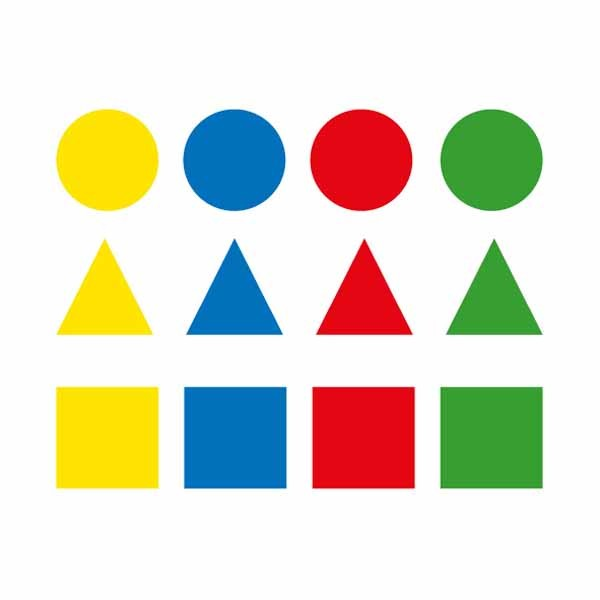
#> input picture figurasColores.jpg, 600 x 600 px
$ python centroDeObjetos.py
#> lines starting #> are read from the running program, lines starting #| are printed output that depends on the picture; after the words box and inside, x2 and y2 are one past the last pixel; in counts of white or black regions, pixels touching at a corner belong together
import cv2
import numpy as np

def generarCentro(mascara):
    contornos,_ = cv2.findContours(mascara,cv2.RETR_TREE, cv2.CHAIN_APPROX_NONE)
    for contorno in contornos:
        area = cv2.contourArea(contorno)
        font = cv2.FONT_HERSHEY_SIMPLEX
        if area > 1000:
            M = cv2.moments(contorno)
            if (M["m00"]==0):
                M["m00"]=1
            x = int(M["m10"]/M["m00"])
            y = int(M['m01']/M['m00'])
            cv2.circle(imagen,(x,y),7,(250,250,250),-1)
            cv2.putText(imagen,'{},{}'.format(x,y),(x+10,y), font, 0.75,(0,0,0),1,cv2.LINE_AA)

def generarContorno(mascara,color):
    contornos,_ = cv2.findContours(mascara,cv2.RETR_TREE, cv2.CHAIN_APPROX_NONE)
    for contorno in contornos:
        nuevoContorno = cv2.convexHull(contorno)
        cv2.drawContours(imagen, [nuevoContorno], 0, color, 3)

imagen= cv2.imread("figurasColores.jpg")
#> imagen is the input picture: shape (600, 600, 3); mean B, G, R 204.7, 220.7, 222.8
imagenHSV = cv2.cvtColor(imagen,cv2.COLOR_BGR2HSV)
#> imagenHSV: shape (600, 600, 3); mean H, S, V 32, 60.1, 241.3

#Definimos rango de colores

rojoBajo1 = np.array([0, 100, 20])
rojoAlto1 = np.array([4, 255, 255])
rojoBajo2 = np.array([175, 100, 20])
rojoAlto2 = np.array([180, 255, 255])

azulBajo= np.array([100,50,50])
azulAlto = np.array([125, 255, 255])

verdeBajo = np.array([45,100,20])
verdeAlto = np.array([65,255,255])

amarrilloBajo = np.array([25,100,20])
amarrilloAlto = np.array([35,255,255])

#Generamos mascara binaria

maskAmarrillo = cv2.inRange(imagenHSV,amarrilloBajo,amarrilloAlto)
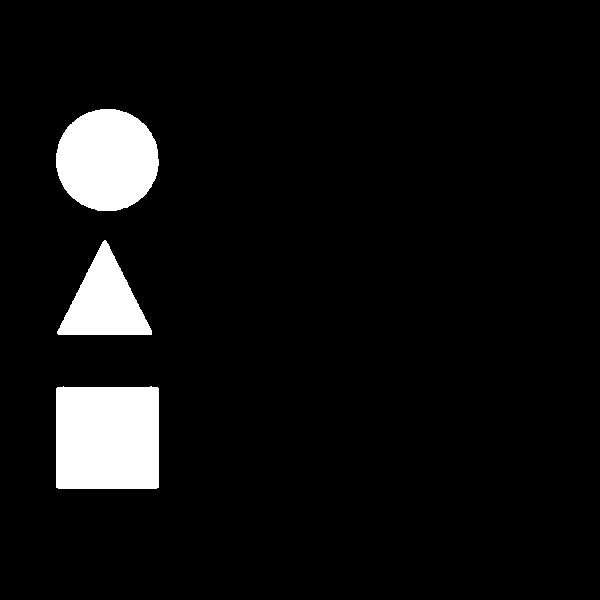
#> maskAmarrillo: shape (600, 600); 6.5% white; 3 white regions, box (x1, y1, x2, y2) and area: (56, 386, 159, 489) 10503, (56, 109, 159, 211) 8283, (57, 240, 152, 335) 4779

maskVerde = cv2.inRange(imagenHSV,verdeBajo,verdeAlto)
#> maskVerde: shape (600, 600); 6.3% white; 3 white regions, box (x1, y1, x2, y2) and area: (441, 387, 542, 488) 10192, (441, 110, 542, 210) 7997, (448, 240, 541, 335) 4487

maskRojo1 = cv2.inRange(imagenHSV, rojoBajo1, rojoAlto1)
#> maskRojo1: shape (600, 600); 0.12% white in thin lines or dots, all inside (x1, y1, x2, y2) = (312, 109, 415, 489)
maskRojo2 = cv2.inRange(imagenHSV, rojoBajo2, rojoAlto2)
#> maskRojo2: shape (600, 600); 6.4% white; 3 white regions, box (x1, y1, x2, y2) and area: (312, 387, 415, 489) 10372, (310, 110, 412, 211) 8037, (317, 240, 412, 335) 4584

maskRojo =  cv2.add(maskRojo1, maskRojo2)
#> maskRojo: shape (600, 600); 6.5% white; 3 white regions, box (x1, y1, x2, y2) and area: (312, 387, 415, 489) 10498, (310, 109, 412, 211) 8194, (317, 240, 412, 335) 4722

maskAzul = cv2.inRange(imagenHSV,azulBajo,azulAlto)
#> maskAzul: shape (600, 600); 6.6% white; 3 white regions, box (x1, y1, x2, y2) and area: (184, 386, 287, 489) 10510, (182, 109, 286, 211) 8326, (187, 239, 282, 335) 4813

maskUnion1 = cv2.add(maskAzul,maskRojo)
#> maskUnion1: shape (600, 600); 13.1% white; 6 white regions, box (x1, y1, x2, y2) and area: (184, 386, 287, 489) 10510, (312, 387, 415, 489) 10498, (182, 109, 286, 211) 8326, (310, 109, 412, 211) 8194, (187, 239, 282, 335) 4813, (317, 240, 412, 335) 4722
maskUnion2 = cv2.add(maskUnion1,maskVerde)
#> maskUnion2: shape (600, 600); 19.4% white; 9 white regions, largest, box (x1, y1, x2, y2) and area: (184, 386, 287, 489) 10510, (312, 387, 415, 489) 10498, (441, 387, 542, 488) 10192
maskConjunto = cv2.add(maskUnion2,maskAmarrillo)
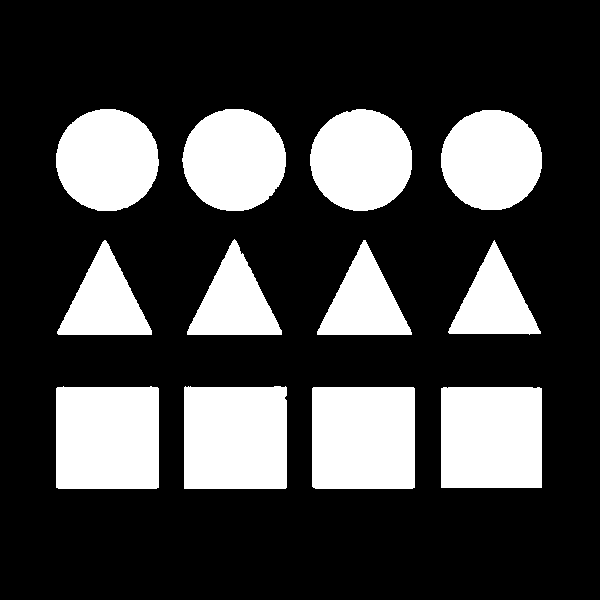
#> maskConjunto: shape (600, 600); 25.9% white; 12 white regions

#Generamos centros y bordes

generarCentro(maskAzul)
#> in generarCentro, `contornos,_ = cv2.findContours(mascara,cv2.RETR_TREE, cv2.CHAIN_APPROX..`: contornos = 3 contours; box (x1, y1, x2, y2) and area: (184, 386, 287, 489) 10306, (182, 109, 286, 211) 8178, (187, 239, 282, 335) 4669
#> the loop in generarCentro, `for contorno in contornos:` made 3 passes
#> (area, x, y) on passes 1 to 3: (10306.5, 234, 437), (4669, 234, 301), (8177.5, 233, 159)
generarCentro(maskAmarrillo)
#> in generarCentro (call 2), `contornos,_ = cv2.findContours(mascara,cv2.RETR_TREE, cv2.CHAIN_APPROX..`: contornos = 3 contours; box (x1, y1, x2, y2) and area: (56, 386, 159, 489) 10301, (56, 109, 159, 211) 8136, (57, 240, 152, 335) 4637
#> the loop in generarCentro (call 2), `for contorno in contornos:` made 3 passes
#> (area, x, y) on passes 1 to 3: (10301, 107, 437), (4637, 104, 302), (8136.5, 106, 159)
#> after the loop in generarCentro (call 2), `for contorno in contornos:`: imagen: shape (600, 600, 3); mean B, G, R 204.3, 220.1, 222.3
generarCentro(maskRojo)
#> in generarCentro (call 3), `contornos,_ = cv2.findContours(mascara,cv2.RETR_TREE, cv2.CHAIN_APPROX..`: contornos = 3 contours; box (x1, y1, x2, y2) and area: (312, 387, 415, 489) 10296, (310, 109, 412, 211) 8049, (317, 240, 412, 335) 4579
#> after the loop in generarCentro (call 3), `for contorno in contornos:`: imagen: shape (600, 600, 3); mean B, G, R 204.3, 220, 221.8
generarCentro(maskVerde)
#> in generarCentro (call 4), `contornos,_ = cv2.findContours(mascara,cv2.RETR_TREE, cv2.CHAIN_APPROX..`: contornos = 3 contours; box (x1, y1, x2, y2) and area: (441, 387, 542, 488) 9992, (441, 110, 542, 210) 7853, (448, 240, 541, 335) 4348
#> the loop in generarCentro (call 4), `for contorno in contornos:` made 3 passes
#> (area, x, y) on passes 1 to 3: (9992, 490, 437), (4347.5, 493, 302), (7853, 491, 159)
#> after the loop in generarCentro (call 4), `for contorno in contornos:`:
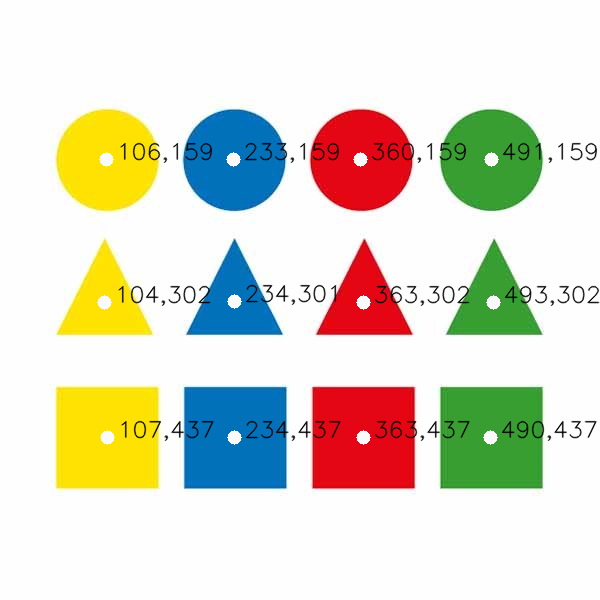
#> imagen: shape (600, 600, 3); mean B, G, R 204.1, 219.6, 221.6
generarContorno(maskAzul,(255,0,0))
#> in generarContorno, `contornos,_ = cv2.findContours(mascara,cv2.RETR_TREE, cv2.CHAIN_APPROX..`: contornos = 3 contours; box (x1, y1, x2, y2) and area: (184, 386, 287, 489) 10306, (182, 109, 286, 211) 8178, (187, 239, 282, 335) 4669
#> the loop in generarContorno, `for contorno in contornos:` made 3 passes
#> after the loop in generarContorno, `for contorno in contornos:`:
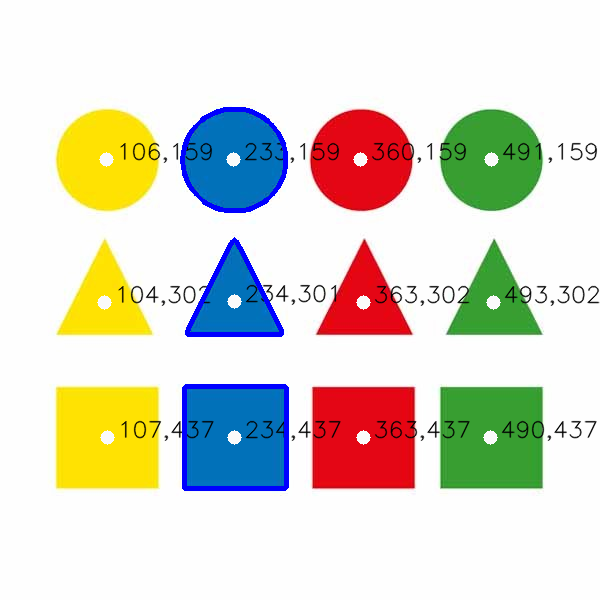
#> imagen: shape (600, 600, 3); 1.41% of pixels changed, all inside (x1, y1, x2, y2) = (180, 107, 289, 491)
generarContorno(maskRojo,(0,0,255))
#> call 2 of generarContorno, with color = (0, 0, 255)
#> in generarContorno (call 2), `contornos,_ = cv2.findContours(mascara,cv2.RETR_TREE, cv2.CHAIN_APPROX..`: contornos = 3 contours; box (x1, y1, x2, y2) and area: (312, 387, 415, 489) 10296, (310, 109, 412, 211) 8049, (317, 240, 412, 335) 4579
#> the loop in generarContorno (call 2), `for contorno in contornos:` made 3 passes
#> after the loop in generarContorno (call 2), `for contorno in contornos:`:
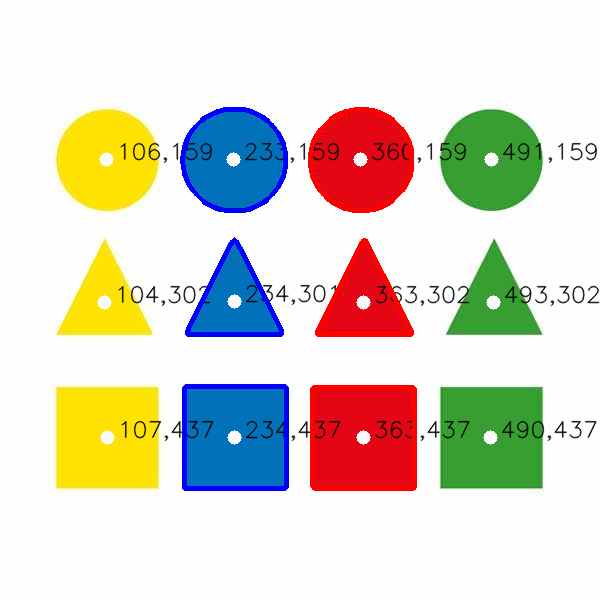
#> imagen: shape (600, 600, 3); 1.41% of pixels changed, all inside (x1, y1, x2, y2) = (308, 107, 417, 491)
generarContorno(maskVerde,(0,255,0))
#> call 3 of generarContorno, with color = (0, 255, 0)
#> in generarContorno (call 3), `contornos,_ = cv2.findContours(mascara,cv2.RETR_TREE, cv2.CHAIN_APPROX..`: contornos = 3 contours; box (x1, y1, x2, y2) and area: (441, 387, 542, 488) 9992, (441, 110, 542, 210) 7853, (448, 240, 541, 335) 4348
#> the loop in generarContorno (call 3), `for contorno in contornos:` made 3 passes
#> after the loop in generarContorno (call 3), `for contorno in contornos:`:
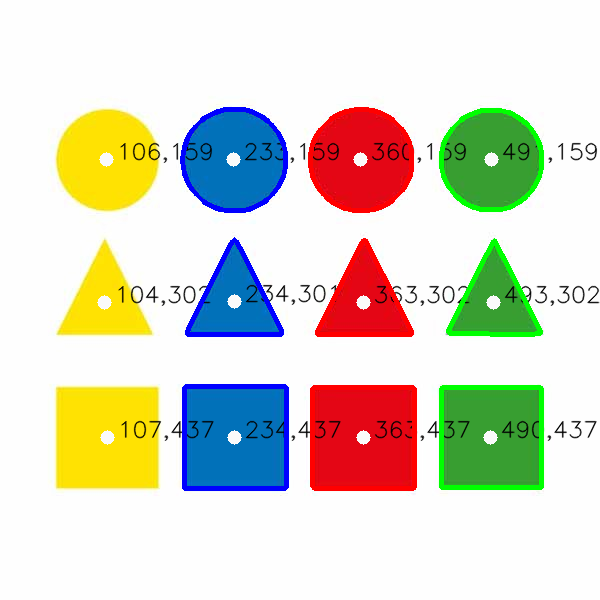
#> imagen: shape (600, 600, 3); 1.39% of pixels changed, all inside (x1, y1, x2, y2) = (439, 108, 544, 490)
generarContorno(maskAmarrillo,(0,255,255))
#> call 4 of generarContorno, with color = (0, 255, 255)
#> in generarContorno (call 4), `contornos,_ = cv2.findContours(mascara,cv2.RETR_TREE, cv2.CHAIN_APPROX..`: contornos = 3 contours; box (x1, y1, x2, y2) and area: (56, 386, 159, 489) 10301, (56, 109, 159, 211) 8136, (57, 240, 152, 335) 4637
#> the loop in generarContorno (call 4), `for contorno in contornos:` made 3 passes
#> after the loop in generarContorno (call 4), `for contorno in contornos:`:
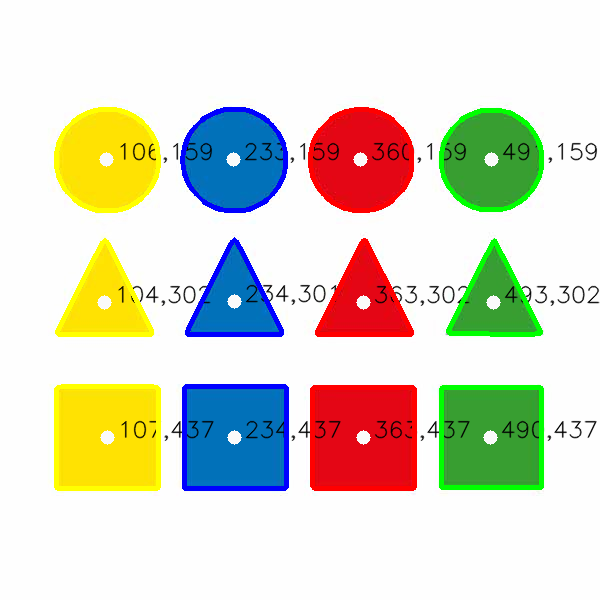
#> imagen: shape (600, 600, 3); 1.41% of pixels changed, all inside (x1, y1, x2, y2) = (54, 107, 161, 491)

cv2.imshow("Original",imagen)
cv2.imshow("maskBinario",maskConjunto)
cv2.waitKey(0)
